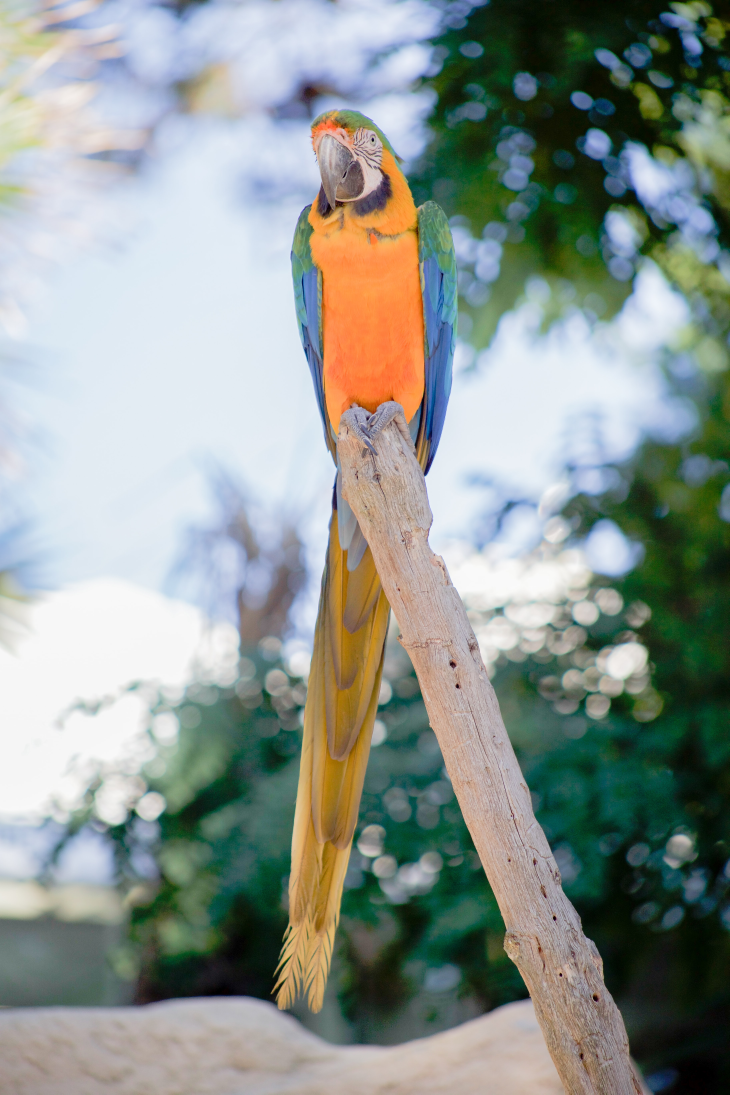
#> input picture openCV/parrot-image.jpg, 3648 x 5472 px, found by its file name (shown at 1/5 size)
$ python transformations.py
#> lines starting #> are read from the running program, lines starting #| are printed output that depends on the picture
import cv2
import numpy as np

original = cv2.imread('openCV/parrot-image.jpg',-1)
#> original is the input picture: shape (5472, 3648, 3); mean B, G, R 144.5, 150.3, 141.5
img = cv2.resize(original,(0,0),fx=0.1,fy=0.1)
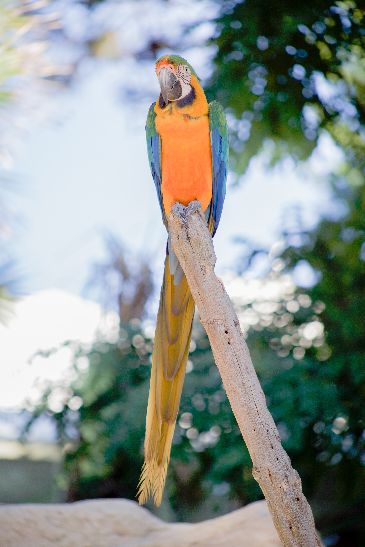
#> img: shape (547, 365, 3); mean B, G, R 144.5, 150.4, 141.6

def translate(img,x,y):
#> called with x = 100, y = 100
    transMAT = np.float32([[1,0,x],[0,1,y]])
    dimensions = (img.shape[1],img.shape[0])
#> dimensions = (365, 547)
    return cv2.warpAffine(img,transMAT,dimensions)
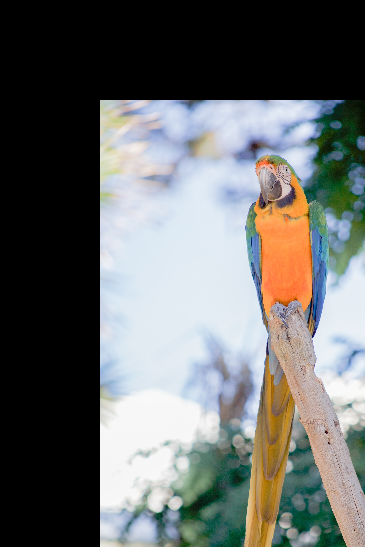
#> returned value: shape (547, 365, 3); mean of channels 0, 1, 2 105.5, 106.9, 104.5; drawn as B, G, R

def rotate(img,angle,rotPoint=None):
#> called with angle = -45
    width,height = img.shape[0],img.shape[1]
#> width = 547; height = 365
    dimensions = (width,height)
#> dimensions = (547, 365)
    if rotPoint is None:
        rotPoint = (width//2,height//2)
#> rotPoint = (273, 182)

    rotMAT = cv2.getRotationMatrix2D(rotPoint,angle,1.0)
    return cv2.warpAffine(img,rotMAT,dimensions)
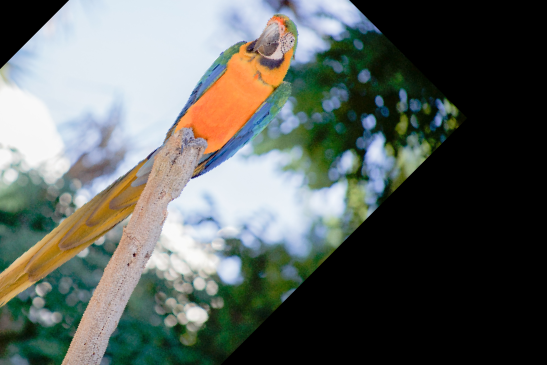
#> returned value: shape (365, 547, 3); mean of channels 0, 1, 2 94.8, 99.9, 93.4; drawn as B, G, R

translated = translate(img,100,100)
cv2.imshow('translated',translated)

rotated = rotate(img,-45)
cv2.imshow('rotated',rotated)

flipped = cv2.flip(img,1)
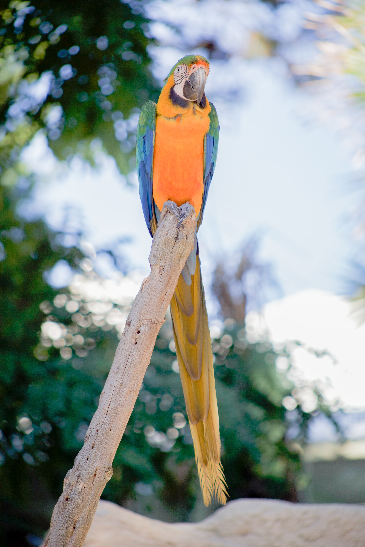
#> flipped: shape (547, 365, 3); mean B, G, R 144.5, 150.4, 141.6
cv2.imshow('flipped',flipped)

cv2.waitKey(0)
cv2.destroyAllWindows()
